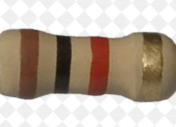
#> input picture resistor.project/resistor images/resist.png, 176 x 127 px
$ python -i bands.py   (imports and definitions only)
#> lines starting #> are read from the running program, lines starting #| are printed output that depends on the picture; after the words box and inside, x2 and y2 are one past the last pixel; in counts of white or black regions, pixels touching at a corner belong together
#> further down, picture is the input picture: shape (127, 176, 3); mean B, G, R 161.7, 174.8, 187.8
### resistor.project/colors.py
import cv2 as cv

# HSV ranges for resistor color detection
Colour_Range = [
    [(0, 0, 0), (180, 255, 50), "BLACK", 0, (0, 0, 0)],
    [(0, 90, 10), (15, 250, 100), "BROWN", 1, (19, 69, 139)],
    [(0, 70, 50), (10, 255, 255), "RED", 2, (0, 0, 255)],
    [(160, 70, 50), (180, 255, 255), "RED", 2, (0, 0, 255)],
    [(5, 150, 150), (15, 235, 250), "ORANGE", 3, (0, 128, 255)],
    [(20, 100, 100), (30, 255, 255), "YELLOW", 4, (0, 255, 255)],
    [(30, 20, 20), (90, 255, 255), "GREEN", 5, (0, 255, 0)],
    [(100, 150, 0), (140, 255, 255), "BLUE", 6, (255, 0, 0)],
    [(120, 40, 100), (140, 250, 220), "VIOLET", 7, (255, 0, 127)],
    [(15, 80, 120), (35, 255, 255), "GOLD", -1, (0, 215, 255)],
    [(0, 0, 150), (180, 40, 240), "SILVER", -2, (192, 192, 192)],
]

FONT = cv.FONT_HERSHEY_SIMPLEX
min_area = 20

def validContours(cont):
    area = cv.contourArea(cont)
    if area < min_area or area > 3000:
        return False
    x, y, w, h = cv.boundingRect(cont)
    aspect_ratio = float(w) / h
    if h == 0 or w == 0 or aspect_ratio > 1.0:
        return False
    return True

### resistor.project/bands.py
import cv2 as cv
import numpy as np
from colors import Colour_Range, FONT, validContours

def findBands(img):
    img1 = cv.bilateralFilter(img, 40, 90, 90)
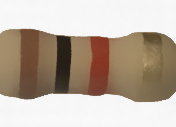
#> img1: shape (127, 176, 3); mean B, G, R 161.9, 175.2, 188.4
    img_gray = cv.cvtColor(img1, cv.COLOR_BGR2GRAY)
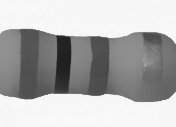
#> img_gray: shape (127, 176); min 31, max 249, mean 177.7
    img_hsv = cv.cvtColor(img1, cv.COLOR_BGR2HSV)
#> img_hsv: shape (127, 176, 3); mean H, S, V 8.4, 52.7, 188.4
    thresh = cv.adaptiveThreshold(img_gray, 255, cv.ADAPTIVE_THRESH_MEAN_C, cv.THRESH_BINARY, 79, 2)
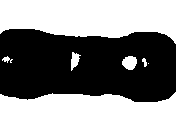
#> thresh: shape (127, 176); 51.9% white; 1 black region, box (x1, y1, x2, y2) and area: (0, 29, 176, 102) 10761
    thresh = cv.bitwise_not(thresh)

    bandpos = []

    for clr in Colour_Range:
        mask = cv.inRange(img_hsv, clr[0], clr[1])

        if clr[2] == 'RED':
            red_mask = cv.inRange(img_hsv, (160, 70, 50), (180, 255, 255))
            mask = cv.bitwise_or(red_mask, mask)

        mask = cv.bitwise_and(mask, thresh, mask=mask)

        contours, _ = cv.findContours(mask, cv.RETR_TREE, cv.CHAIN_APPROX_SIMPLE)

        for cont in contours:
            if validContours(cont):
                lmp = tuple(cont[cont[:, :, 0].argmin()][0])
                bandpos.append(lmp + tuple(clr[2:]))
#> this loop made 11 passes
#> contours on passes 6, 11: 18 contours, all with area under 20, 10 contours, all with area under 20
#> pass 1, in findBands, `mask = cv.inRange(img_hsv, clr[0], clr[1])`:
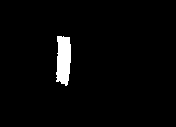
#> mask: shape (127, 176); 2.7% white; 1 white region, box (x1, y1, x2, y2) and area: (56, 36, 71, 86) 612
#> pass 2, in findBands, `mask = cv.inRange(img_hsv, clr[0], clr[1])`:
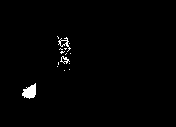
#> mask: shape (127, 176); 1.2% white; 15 white regions (12 under 20 px), largest, box (x1, y1, x2, y2) and area: (22, 83, 36, 99) 145, (58, 37, 71, 52) 53, (60, 56, 70, 64) 33
#> pass 3, in findBands, `mask = cv.inRange(img_hsv, clr[0], clr[1])`:
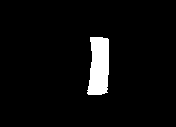
#> mask: shape (127, 176); 4.7% white; 1 white region, box (x1, y1, x2, y2) and area: (87, 37, 109, 95) 1053
#> after the loop:
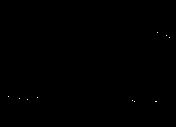
#> mask: shape (127, 176); 0.05% white in thin lines or dots, all inside (x1, y1, x2, y2) = (8, 32, 170, 102)
#> after the loop, bandpos = 8 items

    bandpos = sorted(bandpos, key=lambda tup: tup[0])

    filtered = []
    if bandpos:
        used = [False] * len(bandpos)
#> used = [False, False, False, False, False, False, False, False]
        for i, band in enumerate(bandpos):
            if used[i]:
                continue
            cluster = [band]
            used[i] = True
            for j in range(i+1, len(bandpos)):
                if not used[j] and bandpos[j][2] == band[2] and abs(bandpos[j][0] - band[0]) < 40:
                    cluster.append(bandpos[j])
                    used[j] = True
            xs = [b[0] for b in cluster]
            ys = [b[1] for b in cluster]
            color, value, bgr = cluster[0][2], cluster[0][3], cluster[0][4]
            avg_x = int(np.mean(xs))
            avg_y = int(np.mean(ys))
            filtered.append((avg_x, avg_y, color, value, bgr))
#> this loop made 8 passes
#> (xs, ys, color, value, bgr, avg_x, avg_y) on passes 4, 6, 7, 8: ([56], [72], 'BLACK', 0, (0, 0, 0), 56, 72), ([68], [36], 'GOLD', -1, (0, 215, 255), 68, 36), ([87], [90], 'RED', 2, (0, 0, 255), 87, 90), ([141], [61], 'GOLD', -1, (0, 215, 255), 141, 61)
#> (xs, ys, color, value, avg_x, avg_y) on passes 1 to 2: ([0, 38], [34, 61], 'GOLD', -1, 19, 47), ([22, 58], [93, 41], 'BROWN', 1, 40, 67)
#> after the loop, filtered = [(19, 47, 'GOLD', -1, (0, 215, 255)), (40, 67, 'BROWN', 1, (19, 69, 139)), (56, 72, 'BLACK', 0, (0, 0, 0)), (68, 36, 'GOLD', -1, (0, 215, 255)), (87, 90, 'RED', 2, (0, 0, 255)), (141, 61, 'GOLD', -1, (0, 215, 255))]; used = [True, True, True, True, True, True, True, True]

    img_w = img.shape[1]
#> img_w = 176
    margin = int(img_w * 0.08)
#> margin = 14
    filtered = [b for b in filtered if margin < b[0] < img_w - margin]

    if len(filtered) > 4:
        filtered = sorted(filtered, key=lambda tup: tup[0])
        if len(filtered) == 5:
            filtered = filtered[1:4]
        elif len(filtered) == 6:
            filtered = filtered[1:5]
#> filtered = [(40, 67, 'BROWN', 1, (19, 69, 139)), (56, 72, 'BLACK', 0, (0, 0, 0)), (68, 36, 'GOLD', -1, (0, 215, 255)), (87, 90, 'RED', 2, (0, 0, 255))]
        else:
            start = (len(filtered) - 4) // 2
            filtered = filtered[start:start+4]

    return filtered

def fix_band_order(bands):
    bands = sorted(bands, key=lambda b: b[0])
    if len(bands) == 4:
        if bands[3][3] < 0:
            return bands
        for i in range(3):
            if bands[i][3] < 0:
                tol = bands.pop(i)
                bands.append(tol)
                break
    return bands

def mouse_callback(event, x, y, flags, param):
    if event == cv.EVENT_LBUTTONDOWN:
        hsv_val = param[y, x]
        print(f"HSV at ({x}, {y}): {hsv_val}")

>>> import cv2
>>> picture = cv2.imread('resistor images/resist.png')
>>> result = findBands(picture)
#> result has the same summary as filtered in findBands
